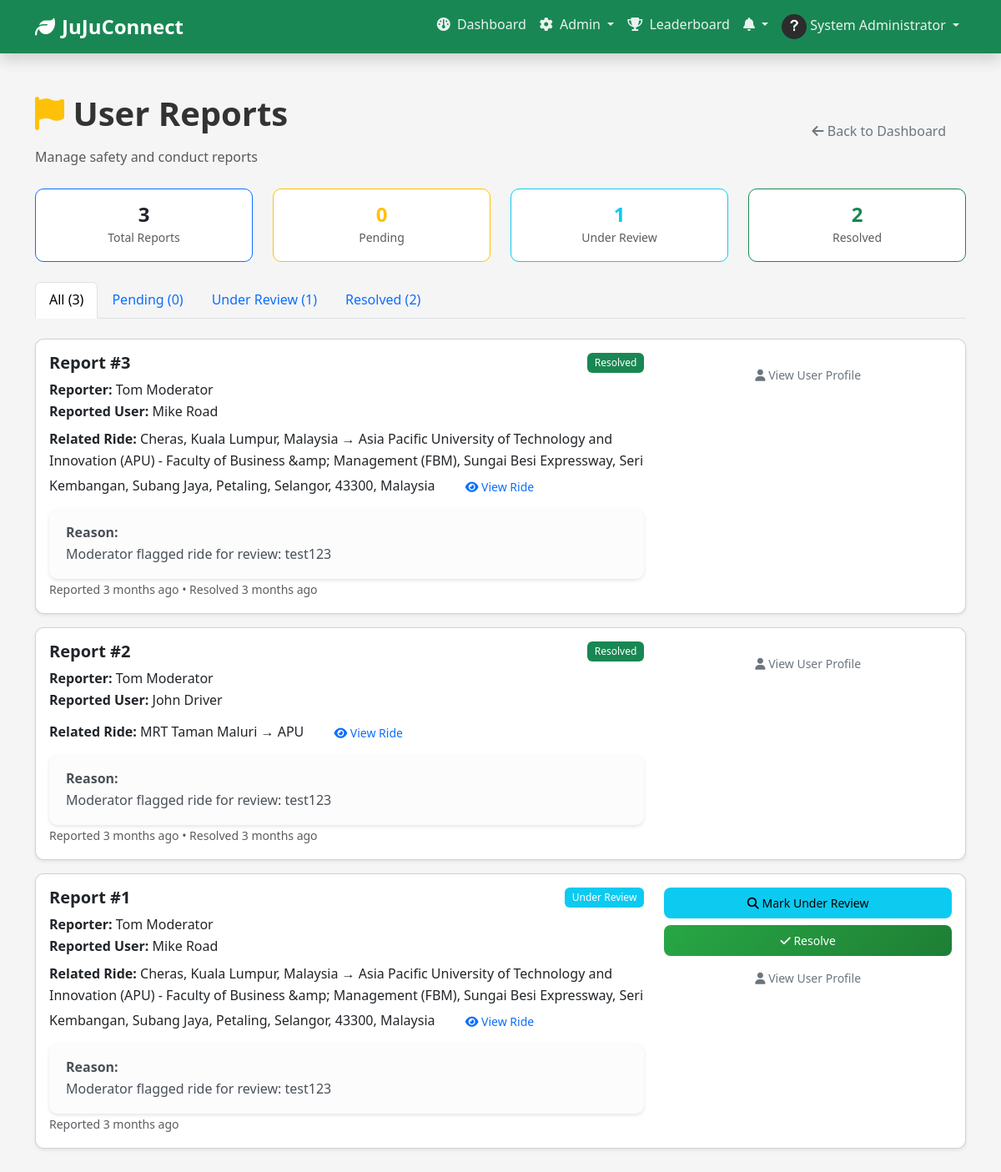
Screenshot of /admin/reports.php (signed in) with the database file from the repository.
### tables this page shows
CREATE TABLE IF NOT EXISTS `reports` (
  `ReportID` int(11) NOT NULL AUTO_INCREMENT,
  `ReporterID` int(11) NOT NULL,
  `ReportedUserID` int(11) NOT NULL,
  `RideID` int(11) DEFAULT NULL COMMENT 'Optional: if report is about a specific ride',
  `ReportType` enum('Inappropriate Behavior','Safety Concern','Fraud','Spam','Other') NOT NULL,
  `Reason` text NOT NULL,
  `Evidence` text DEFAULT NULL COMMENT 'Additional evidence or details',
  `Status` enum('Pending','Under Review','Resolved','Dismissed') DEFAULT 'Pending',
  `AdminNotes` text DEFAULT NULL,
  `ReviewedBy` int(11) DEFAULT NULL COMMENT 'Admin or Moderator who reviewed',
  `CreatedAt` timestamp NULL DEFAULT CURRENT_TIMESTAMP,
  `ResolvedAt` timestamp NULL DEFAULT NULL,
  PRIMARY KEY (`ReportID`),
  KEY `RideID` (`RideID`),
  KEY `ReviewedBy` (`ReviewedBy`),
  KEY `idx_reporter` (`ReporterID`),
  KEY `idx_reported` (`ReportedUserID`),
  KEY `idx_status` (`Status`),
  KEY `idx_created` (`CreatedAt`),
  CONSTRAINT `reports_ibfk_1` FOREIGN KEY (`ReporterID`) REFERENCES `users` (`UserID`) ON DELETE CASCADE,
  CONSTRAINT `reports_ibfk_2` FOREIGN KEY (`ReportedUserID`) REFERENCES `users` (`UserID`) ON DELETE CASCADE,
  CONSTRAINT `reports_ibfk_3` FOREIGN KEY (`RideID`) REFERENCES `rides` (`RideID`) ON DELETE SET NULL,
  CONSTRAINT `reports_ibfk_4` FOREIGN KEY (`ReviewedBy`) REFERENCES `users` (`UserID`) ON DELETE SET NULL
);

CREATE TABLE IF NOT EXISTS `users` (
  `UserID` int(11) NOT NULL AUTO_INCREMENT,
  `FullName` varchar(180) NOT NULL,
  `Email` varchar(180) NOT NULL,
  `Password` varchar(255) NOT NULL COMMENT 'Hashed password using bcrypt/argon2',
  `Phone` varchar(20) DEFAULT NULL,
  `Role` enum('Driver','Passenger','Admin','Moderator') DEFAULT 'Passenger',
  `ProfilePicture` varchar(255) DEFAULT 'default-avatar.png',
  `Bio` text DEFAULT NULL,
  `EcoPoints` int(11) DEFAULT 0,
  `Rating` decimal(3,2) DEFAULT 0.00 COMMENT 'Average rating out of 5.00',
  `TotalRatings` int(11) DEFAULT 0,
  `Status` enum('Active','Suspended','Banned','Pending') DEFAULT 'Active',
  `EmailVerified` tinyint(1) DEFAULT 0,
  `VerificationToken` varchar(100) DEFAULT NULL,
  `ResetToken` varchar(100) DEFAULT NULL,
  `ResetTokenExpiry` datetime DEFAULT NULL,
  `CreatedAt` timestamp NULL DEFAULT CURRENT_TIMESTAMP,
  `UpdatedAt` timestamp NULL DEFAULT CURRENT_TIMESTAMP ON UPDATE CURRENT_TIMESTAMP,
  `LastLogin` timestamp NULL DEFAULT NULL,
  PRIMARY KEY (`UserID`),
  UNIQUE KEY `Email` (`Email`),
  KEY `idx_email` (`Email`),
  KEY `idx_role` (`Role`),
  KEY `idx_status` (`Status`),
  KEY `idx_eco_points` (`EcoPoints`)
);

CREATE TABLE IF NOT EXISTS `rides` (
  `RideID` int(11) NOT NULL AUTO_INCREMENT,
  `DriverID` int(11) NOT NULL,
  `OriginLocation` varchar(255) NOT NULL,
  `DestinationLocation` varchar(255) NOT NULL,
  `DepartureDate` date NOT NULL,
  `DepartureTime` time NOT NULL,
  `AvailableSeats` int(11) NOT NULL CHECK (`AvailableSeats` > 0),
  `TotalSeats` int(11) NOT NULL,
  `PricePerSeat` decimal(10,2) NOT NULL DEFAULT 0.00,
  `Distance` decimal(10,2) DEFAULT NULL COMMENT 'Distance in kilometers',
  `VehicleType` varchar(50) DEFAULT NULL COMMENT 'Car model/type',
  `VehiclePlateNumber` varchar(20) DEFAULT NULL,
  `Notes` text DEFAULT NULL COMMENT 'Additional ride information',
  `Status` enum('Available','Full','Completed','Cancelled','In Progress') DEFAULT 'Available',
  `CreatedAt` timestamp NULL DEFAULT CURRENT_TIMESTAMP,
  `UpdatedAt` timestamp NULL DEFAULT CURRENT_TIMESTAMP ON UPDATE CURRENT_TIMESTAMP,
  `CompletedAt` timestamp NULL DEFAULT NULL,
  PRIMARY KEY (`RideID`),
  KEY `idx_driver` (`DriverID`),
  KEY `idx_date` (`DepartureDate`),
  KEY `idx_status` (`Status`),
  KEY `idx_locations` (`OriginLocation`(100),`DestinationLocation`(100)),
  KEY `idx_search` (`DepartureDate`,`Status`,`AvailableSeats`),
  KEY `idx_rides_search` (`DepartureDate`,`Status`,`AvailableSeats`,`OriginLocation`(50)),
  CONSTRAINT `rides_ibfk_1` FOREIGN KEY (`DriverID`) REFERENCES `users` (`UserID`) ON DELETE CASCADE
);

### includes/functions.php (called while the page is built, shortened)
<?php
function time_ago($datetime) {
    $timestamp = strtotime($datetime);
    $difference = time() - $timestamp;
    $periods = [
        'year' => 31536000,
        'month' => 2592000,
        'week' => 604800,
        'day' => 86400,
        'hour' => 3600,
        'minute' => 60,
        'second' => 1
    ];
    foreach ($periods as $key => $value) {
        if ($difference >= $value) {
            $time = floor($difference / $value);
            return $time . ' ' . $key . ($time > 1 ? 's' : '') . ' ago';
        }
    }
    return 'Just now';
}
function e($string) {
    return htmlspecialchars($string ?? '', ENT_QUOTES, 'UTF-8');
}
?>

### admin/reports.php (the view, shortened to what this page needs)
<?php
require_once '../config/config.php';
$filter_status = $_GET['status'] ?? 'all';
$where_sql = '';
$params = [];
$stmt = $pdo->prepare("
    SELECT r.*,
           reporter.FullName as ReporterName,
           reported.FullName as ReportedUserName,
           ride.OriginLocation, ride.DestinationLocation
    FROM Reports r
    LEFT JOIN Users reporter ON r.ReporterID = reporter.UserID
    LEFT JOIN Users reported ON r.ReportedUserID = reported.UserID
    LEFT JOIN Rides ride ON r.RideID = ride.RideID
    $where_sql
    ORDER BY r.CreatedAt DESC
    LIMIT 50
");
$stmt->execute($params);
$reports = $stmt->fetchAll();
$stats_stmt = $pdo->query("
    SELECT
        COUNT(*) as total,
        COUNT(CASE WHEN Status = 'Pending' THEN 1 END) as pending,
        COUNT(CASE WHEN Status = 'Under Review' THEN 1 END) as under_review,
        COUNT(CASE WHEN Status = 'Resolved' THEN 1 END) as resolved
    FROM Reports
");
$stats = $stats_stmt->fetch();
include '../includes/header.php';
?>
<div class="container my-5">
    <div class="d-flex justify-content-between align-items-center mb-4">
        <div>
            <h1><i class="fas fa-flag text-warning"></i> User Reports</h1>
            <p class="text-muted mb-0">Manage safety and conduct reports</p>
        </div>
        <a href="dashboard.php" class="btn btn-outline-secondary">
            <i class="fas fa-arrow-left"></i> Back to Dashboard
        </a>
    </div>
    <div class="row mb-4">
        <div class="col-md-3">
            <div class="card text-center border-primary">
                <div class="card-body">
                    <h4 class="mb-0"><?php echo $stats['total']; ?></h4>
                    <small class="text-muted">Total Reports</small>
                </div>
            </div>
        </div>
        <div class="col-md-3">
            <div class="card text-center border-warning">
                <div class="card-body">
                    <h4 class="mb-0 text-warning"><?php echo $stats['pending']; ?></h4>
                    <small class="text-muted">Pending</small>
                </div>
            </div>
        </div>
        <div class="col-md-3">
            <div class="card text-center border-info">
                <div class="card-body">
                    <h4 class="mb-0 text-info"><?php echo $stats['under_review']; ?></h4>
                    <small class="text-muted">Under Review</small>
                </div>
            </div>
        </div>
        <div class="col-md-3">
            <div class="card text-center border-success">
                <div class="card-body">
                    <h4 class="mb-0 text-success"><?php echo $stats['resolved']; ?></h4>
                    <small class="text-muted">Resolved</small>
                </div>
            </div>
        </div>
    </div>
    <ul class="nav nav-tabs mb-4">
        <li class="nav-item">
            <a class="nav-link <?php echo $filter_status === 'all' ? 'active' : ''; ?>" href="?status=all">
                All (<?php echo $stats['total']; ?>)
            </a>
        </li>
        <li class="nav-item">
            <a class="nav-link <?php echo $filter_status === 'Pending' ? 'active' : ''; ?>" href="?status=Pending">
                Pending (<?php echo $stats['pending']; ?>)
            </a>
        </li>
        <li class="nav-item">
            <a class="nav-link <?php echo $filter_status === 'Under Review' ? 'active' : ''; ?>" href="?status=Under Review">
                Under Review (<?php echo $stats['under_review']; ?>)
            </a>
        </li>
        <li class="nav-item">
            <a class="nav-link <?php echo $filter_status === 'Resolved' ? 'active' : ''; ?>" href="?status=Resolved">
                Resolved (<?php echo $stats['resolved']; ?>)
            </a>
        </li>
    </ul>
    <?php foreach ($reports as $report): ?>
        <?php
        $status_class = '';
        switch ($report['Status']) {
            case 'Under Review': $status_class = 'info'; break;
            case 'Resolved': $status_class = 'success'; break;
        }
        ?>
        <div class="card shadow-sm mb-3">
            <div class="card-body">
                <div class="row">
                    <div class="col-md-8">
                        <div class="d-flex justify-content-between mb-2">
                            <h5 class="mb-0">Report #<?php echo $report['ReportID']; ?></h5>
                            <span class="badge bg-<?php echo $status_class; ?>">
                                <?php echo e($report['Status']); ?>
                            </span>
                        </div>
                        <div class="mb-2">
                            <strong>Reporter:</strong> <?php echo e($report['ReporterName']); ?><br>
                            <strong>Reported User:</strong> <?php echo e($report['ReportedUserName']); ?>
                        </div>
                        <?php if ($report['RideID']): ?>
                            <div class="mb-2">
                                <strong>Related Ride:</strong>
                                <?php echo e($report['OriginLocation']); ?> → <?php echo e($report['DestinationLocation']); ?>
                                <a href="<?php echo SITE_URL; ?>/rides/view.php?id=<?php echo $report['RideID']; ?>"
                                   class="btn btn-sm btn-outline-primary ms-2">
                                    <i class="fas fa-eye"></i> View Ride
                                </a>
                            </div>
                        <?php endif; ?>
                        <div class="alert alert-light mb-0">
                            <strong>Reason:</strong><br>
                            <?php echo nl2br(e($report['Reason'])); ?>
                        </div>
                        <small class="text-muted">
                            Reported <?php echo time_ago($report['CreatedAt']); ?>
                            <?php if ($report['ResolvedAt']): ?>
                                • Resolved <?php echo time_ago($report['ResolvedAt']); ?>
                            <?php endif; ?>
                        </small>
                    </div>
                    <div class="col-md-4 text-end">
                        <?php if ($report['Status'] !== 'Resolved'): ?>
                            <form method="POST" class="mb-2">
                                <button type="submit" class="btn btn-info btn-sm w-100">
                                    <i class="fas fa-search"></i> Mark Under Review
                                </button>
                            </form>
                            <form method="POST">
                                <button type="submit" class="btn btn-success btn-sm w-100"
                                        onclick="return confirm('Mark this report as resolved?');">
                                    <i class="fas fa-check"></i> Resolve
                                </button>
                            </form>
                        <?php endif; ?>
                        <a href="<?php echo SITE_URL; ?>/profile/view.php?id=<?php echo $report['ReportedUserID']; ?>"
                           class="btn btn-outline-secondary btn-sm w-100 mt-2">
                            <i class="fas fa-user"></i> View User Profile
                        </a>
                    </div>
                </div>
            </div>
        </div>
    <?php endforeach; ?>
</div>
<?php include '../includes/footer.php'; ?>

### assets/css/style.css (style rules this page uses)
:root { --primary-color: #28a745; --secondary-color: #007bff; --success-color: #28a745; --danger-color: #dc3545; --warning-color: #ffc107; --info-color: #17a2b8; --light-color: #f8f9fa; --dark-color: #343a40; --font-family: 'Segoe UI', Tahoma, Geneva, Verdana, sans-serif; }
* { margin: 0; padding: 0; box-sizing: border-box; }
body { font-family: var(--font-family); background-color: #f5f5f5; color: #333; line-height: 1.6; min-height: 100vh; display: flex; flex-direction: column; }
html { scroll-behavior: smooth; }
h1, h2, h3, h4, h5, h6 { font-weight: 600; margin-bottom: 1rem; }
a { text-decoration: none; transition: all 0.3s ease; }
.nav-link { font-weight: 500; transition: all 0.3s ease; }
.card { border-radius: 10px; transition: all 0.3s ease; overflow: hidden; }
.btn { border-radius: 8px; padding: 0.5rem 1.5rem; font-weight: 500; transition: all 0.3s ease; border: none; }
.btn-success { background: linear-gradient(135deg, #28a745 0%, #1e7e34 100%); }
.alert { border-radius: 10px; border: none; padding: 1rem 1.25rem; box-shadow: 0 2px 4px rgba(0,0,0,0.1); }
.badge { padding: 0.5em 0.75em; border-radius: 6px; font-weight: 500; }

### rows the page displays
reports: ReportID "3", Status "Resolved", ReporterID.FullName "Tom Moderator", ReportedUserID.FullName "Mike Road", RideID.OriginLocation "Cheras, Kuala Lumpur, Malaysia", RideID.DestinationLocation "Asia Pacific University of Technology and Innovation (APU) - Faculty of Business &amp; Management (FBM), Sungai Besi Expressway, Seri Kembangan, Subang Jaya, Petaling, Selangor, 43300, Malaysia", Reason "Moderator flagged ride for review: test123", CreatedAt "3 months ago", ResolvedAt "3 months ago"
reports: ReportID "2", Status "Resolved", ReporterID.FullName "Tom Moderator", ReportedUserID.FullName "John Driver", RideID.OriginLocation "MRT Taman Maluri", RideID.DestinationLocation "APU", Reason "Moderator flagged ride for review: test123", CreatedAt "3 months ago", ResolvedAt "3 months ago"
reports: ReportID "1", Status "Under Review", ReporterID.FullName "Tom Moderator", ReportedUserID.FullName "Mike Road", RideID.OriginLocation "Cheras, Kuala Lumpur, Malaysia", RideID.DestinationLocation "Asia Pacific University of Technology and Innovation (APU) - Faculty of Business &amp; Management (FBM), Sungai Besi Expressway, Seri Kembangan, Subang Jaya, Petaling, Selangor, 43300, Malaysia", Reason "Moderator flagged ride for review: test123", CreatedAt "3 months ago"

### other values shown
SITE_NAME "JuJuConnect"
$_SESSION['full_name'] "System Administrator"
$stats['total'] "3"
$stats['pending'] "0"
$stats['under_review'] "1"
$stats['resolved'] "2"
